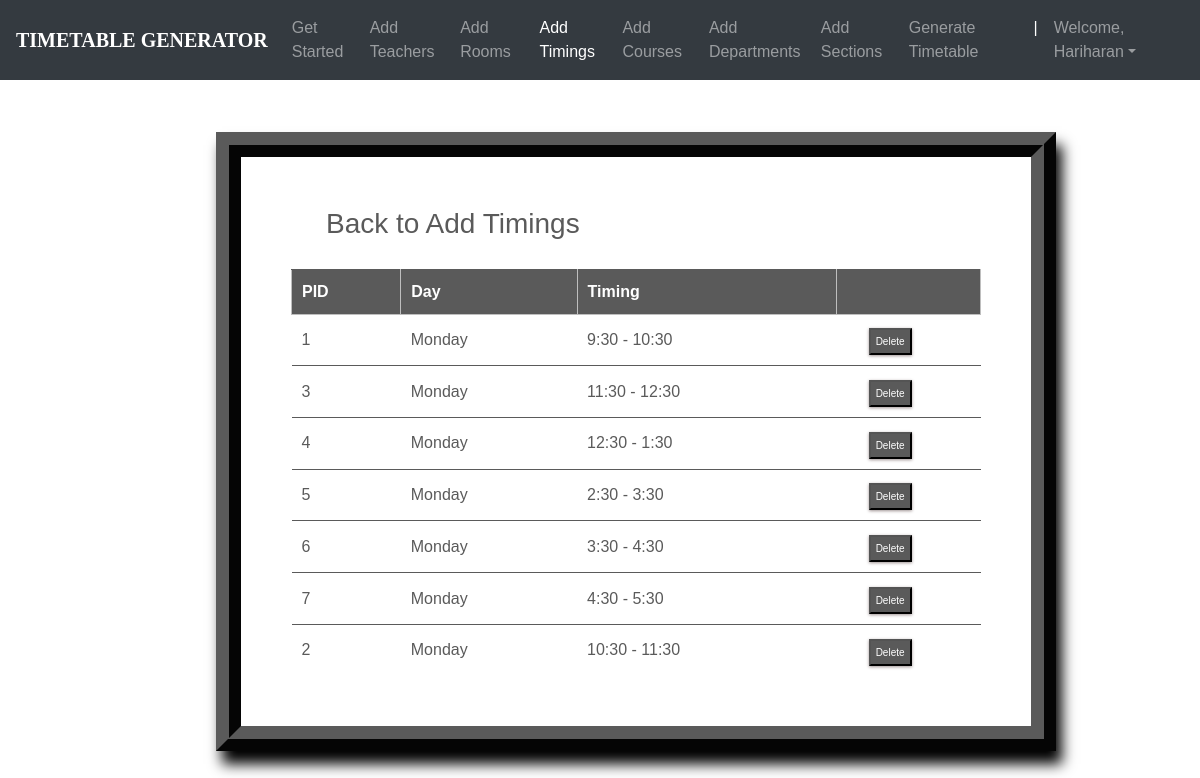
Page /timings_list/ (signed in) on the committed database.
### ttgen/models.py (models this page shows, shortened)
class MeetingTime(models.Model):
    pid = models.CharField(max_length=4, primary_key=True)
    time = models.CharField(max_length=50, choices=time_slots)
    day = models.CharField(max_length=15, choices=DAYS_OF_WEEK)

### ttgen/views.py (the view)
# urls.py: path('timings_list/', views.meeting_list_view, name='editmeetingtime'),
@login_required
def meeting_list_view(request):
    context = {
        'meeting_times': MeetingTime.objects.all()
    }
    return render(request, 'mtlist.html', context)

### templates/mtlist.html (shortened to what this page needs)
<!DOCTYPE html>
<html lang="en">
<head>
	<link rel="stylesheet" href="https://maxcdn.bootstrapcdn.com/bootstrap/4.0.0/css/bootstrap.min.css">
    <link rel="stylesheet" type="text/css" href="static/css/index.css">
</head>
<body>
        <header>
			<nav class="navbar navbar-expand-md navbar-dark fixed-top bg-dark">
                <a class="navbar-brand" href="#"><b>TIMETABLE GENERATOR</b></a>
                <div class="collapse navbar-collapse" id="navbarCollapse">
                    <ul class="navbar-nav ml-auto">
                    <li class="nav-item">
                        <a class="nav-link" href="{% url 'admindash' %}">Get Started</a>
                    </li>
                    <li class="nav-item">
                        <a class="nav-link" href="{% url 'addInstructors' %}">Add Teachers</a>
                    </li>
                    <li class="nav-item">
                        <a class="nav-link" href="{% url 'addRooms' %}">Add Rooms</a>
                    </li>
                    <li class="nav-item active">
		                <a class="nav-link" href="{% url 'addTimings' %}">Add Timings</a>
		            </li>
                    <li class="nav-item">
                        <a class="nav-link" href="{% url 'addCourses' %}">Add Courses</a>
                    </li>
                    <li class="nav-item">
			            <a class="nav-link" href="{% url 'addDepts' %}">Add Departments</a>
		            </li>
					<li class="nav-item">
			            <a class="nav-link" href="{% url 'addSections' %}">Add Sections</a>
		            </li>
					<li class="nav-item">
			            <a class="nav-link" href="{% url 'generate' %}">Generate Timetable</a>
		            </li>
					<li class="nav-item active">
			            <a class="nav-link">|</a>
		            </li>
                    <li class="nav-item dropdown">
		                <a class="nav-link dropdown-toggle" href="#" id="dropdown03" data-toggle="dropdown" aria-haspopup="true" aria-expanded="false">Welcome, {{ user.first_name }}</a>
		            </li>
                    </ul>
                </div>
            </nav>
        </header>
		<br><br>
        {%block content%}
        {% load static %}
        <fieldset class="fieldset">
    <a href="{% url 'addTimings'%}"><h1 class="tablink" onclick="openPage('new')" id="defaultOpen">Back to Add Timings</h1></a>
    <div class="tabcontent" id="edit">
			<table class="table1">
				<thead>
				<tr class="table-headers">
				<th>PID</th>
				<th>Day</th>
				<th>Timing</th>
				<th  class="empty"></th>
				</tr>
				</thead>
				<tbody>
				{% for mt in meeting_times %}
				<tr>
				 <td>{{mt.pid}}</td>
				 <td>{{mt.day}}</td>
				 <td>{{mt.time}}</td>
				 <td class="empty">
					<form action="{% url 'deletemeetingtime' mt.pid %}" method="post">
						<input type="submit" value="Delete" class="cross">
					</form>
				 </td>
				 </tr>
				{% endfor %}
				</tbody>
			</table>
		</div>
</fieldset>
{% endblock %}

### static/css/index.css (style rules this page uses)
body { padding-top: 3rem; padding-bottom: 3rem; color: #5a5a5a; font-family: 'Poppins', sans-serif; overflow-x: hidden; }
nav { font-family: sans-serif; }
.navbar-brand { font-size: 20px; font-family: Georgia, 'Times New Roman', Times, serif; }

### templates/mtlist.html (style rules this page uses)
nav { font-family: sans-serif; }
.navbar-brand { font-size: 20px; font-family: Georgia, 'Times New Roman', Times, serif; }
* { margin: 0; padding: 0; box-sizing: border-box; }
html { scroll-behavior: smooth; }
a { text-decoration:none; }
form { margin-top: 3%; margin-left: 18%; margin-right: 12%; }
fieldset h1 { color: #5a5a5a; padding-bottom: 20px; margin-left: 35px; display: inline-block; cursor: pointer; font-size: 28px; }
fieldset input { padding:8px; color: #938c8c }
.table2 td, th { border: 1px solid rgb(190,190,190); padding: 10px 20px; }
.table1 { width: 100%; border-collapse: collapse; text-align: left; overflow: hidden; }
.table1 td, th { border-top: 1px solid #5a5a5a; padding: 10px; }
.table1 th { background-color: #5a5a5a; color: #fff; }
.cross { font-size:10px; box-shadow: 0px 1px 3px 0px #9e9292; padding: 4px 5px; color: #fff; background-color: #5a5a5a; cursor: pointer; }
.fieldset { margin-top: 3%; margin-left: 18%; margin-right: 12%; padding: 50px; border-width: 25px; border-style: ridge; border-color: #5a5a5a; box-shadow: 6px 13px 13px 0px black; background-color: #fff; }

### rows in the picture
MeetingTime: pid "1", day "Monday", time "9:30 - 10:30"
MeetingTime: pid "3", day "Monday", time "11:30 - 12:30"
MeetingTime: pid "4", day "Monday", time "12:30 - 1:30"
MeetingTime: pid "5", day "Monday", time "2:30 - 3:30"
MeetingTime: pid "6", day "Monday", time "3:30 - 4:30"
MeetingTime: pid "7", day "Monday", time "4:30 - 5:30"
MeetingTime: pid "2", day "Monday", time "10:30 - 11:30"

### other values in the picture
{{ user.first_name }} "Hariharan"
